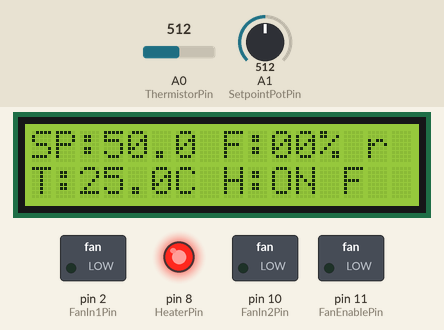
This program was run on a simulated Arduino Uno, built with avr-gcc and run on an emulated ATmega328P. On the bench: 16×2 character LCD, switched loads named in the program (green lamp = pin HIGH), output pins drawn as LEDs (lit = HIGH). Inputs (shaded band) come from the test bench; at power-on: A0 (ThermistorPin) = 512, A1 (SetpointPotPin) = 512. What the program prints to the serial monitor is not drawn.

Above: at 1.2 s.
1.3 s: A0 (ThermistorPin) set to 745
At 1.9 s:
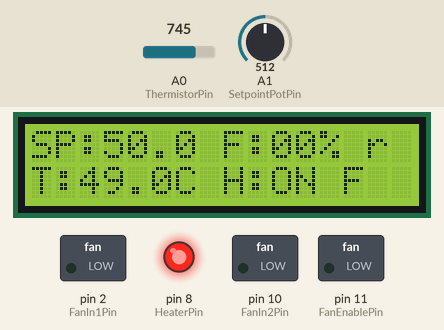
2.8 s: A0 (ThermistorPin) set to 771
At 4.5 s:
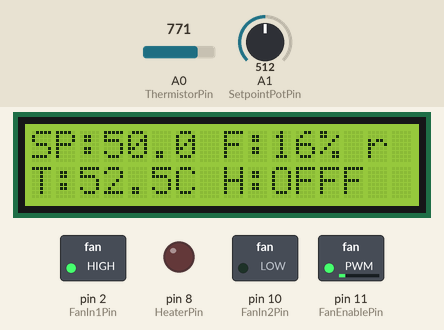
4.8 s: A1 (SetpointPotPin) set to 306
At 6.9 s:
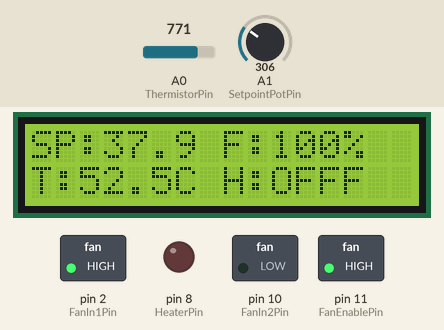
7.0 s: A0 (ThermistorPin) set to 306
At 7.61 s:
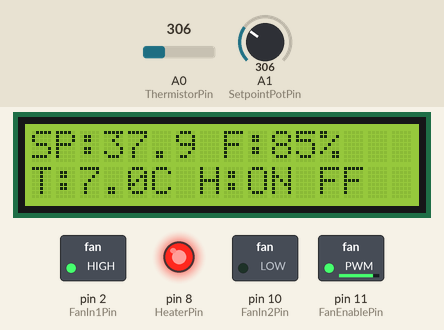
8.9 s: A0 (ThermistorPin) set to 649
At 10.5 s:
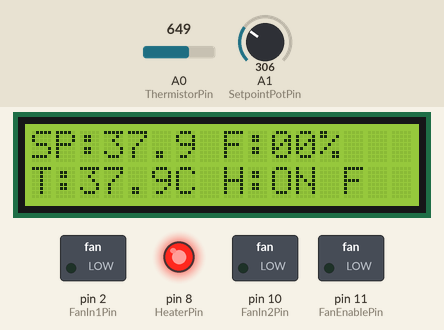
10.8 s: A0 (ThermistorPin) set to 667
At 11.9 s:
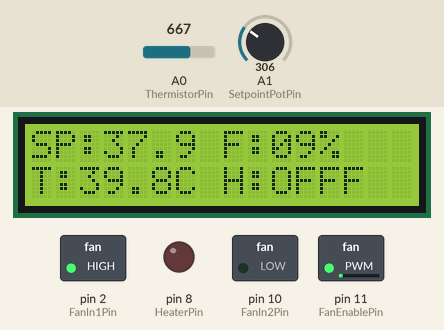
Timing chart, 0 to 13.5 s (numbered marks = the images above; inputs shaded):
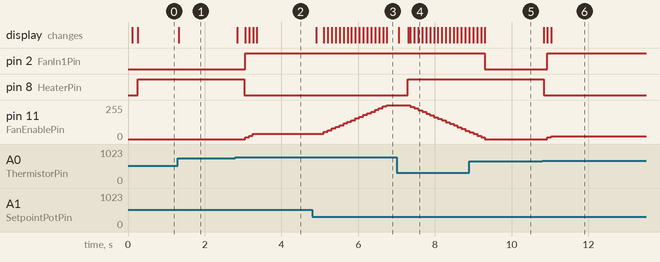

Measured:
- the behaviour switches between 760 and 761 on A0 (ThermistorPin) (found by bisection; images 1 and 2)
- the behaviour switches between 658 and 659 on A0 (ThermistorPin) (found by bisection; images 5 and 6)
- after the input at 1.3 s, the display: changes at once (image 1)
- after the input at 2.8 s, pin 2 (FanIn1Pin): LOW → HIGH after 0.25 s; pin 8 (HeaterPin): HIGH → LOW after 0.23 s; pin 11 (FanEnablePin): 0/255 → 12/255 after 0.25 s, → 25/255 0.10 s later, → 38/255 0.10 s later, → 40/255 0.10 s later; the display: first changes after 0.05 s (image 2 shows a later state)
- after the input at 4.8 s, pin 11 (FanEnablePin): moves from 40/255 to 255/255 over 1.6 s, starting after 0.30 s; the display: first changes after 0.10 s (image 3 shows a later state)
- after the input at 7.0 s, pin 8 (HeaterPin): LOW → HIGH after 0.30 s; pin 11 (FanEnablePin): moves from 255/255 to 51/255 over 1.5 s, starting after 0.36 s; the display: first changes after 0.06 s (image 4 shows a later state)
- after the input at 8.9 s, the display: first changes after 0.10 s (image 5 shows a later state)
- after the input at 10.8 s, pin 2 (FanIn1Pin): LOW → HIGH after 0.13 s; pin 8 (HeaterPin): HIGH → LOW at once; pin 11 (FanEnablePin): 0/255 → 12/255 after 0.13 s, → 22/255 0.10 s later; the display: first changes at once (image 6 shows a later state)

The program:

main.cpp
```cpp
#include <Arduino.h>

#include "actuators/HeaterActuator.h"
#include "actuators/L293dFanActuator.h"
#include "app/Lab9ControlApp.h"
#include "config/AppConfig.h"
#include "control/OnOffHysteresisController.h"
#include "inputs/PotentiometerInput.h"
#include "io/CommandInterface.h"
#include "io/LcdDisplay.h"
#include "io/StdioBridge.h"
#include "sensors/ThermistorSensor.h"

static ThermistorSensor gTemperatureSensor(AppConfig::ThermistorPin);
static PotentiometerInput gSetpointInput(AppConfig::SetpointPotPin,
                                         AppConfig::SetpointMinC,
                                         AppConfig::SetpointMaxC);
static HeaterActuator gHeater(AppConfig::HeaterPin);
static L293dFanActuator gFan(AppConfig::FanIn1Pin,
                             AppConfig::FanIn2Pin,
                             AppConfig::FanEnablePin);
static OnOffHysteresisController gController(AppConfig::DefaultSetpointC,
                                             AppConfig::HysteresisHalfBandC);
static CommandInterface gCommandInterface;
static LcdDisplay gLcdDisplay;
static Lab9ControlApp gApp(gTemperatureSensor,
                           gSetpointInput,
                           gHeater,
                           gFan,
                           gController,
                           gCommandInterface,
                           gLcdDisplay);

void setup() {
    StdioBridge::begin(AppConfig::SerialBaudRate);
    gApp.begin();
}

void loop() {
    gApp.tick(millis());
}
```

HeaterActuator.cpp
```cpp
#include "HeaterActuator.h"

#include <Arduino.h>

HeaterActuator::HeaterActuator(uint8_t pin) : _pin(pin), _state(false) {}

void HeaterActuator::begin() {
    pinMode(_pin, OUTPUT);
    setState(false);
}

void HeaterActuator::setState(bool on) {
    _state = on;
    digitalWrite(_pin, _state ? HIGH : LOW);
}

bool HeaterActuator::state() const {
    return _state;
}
```

HeaterActuator.h
```cpp
#pragma once

#include <stdint.h>

class HeaterActuator {
public:
    explicit HeaterActuator(uint8_t pin);

    void begin();
    void setState(bool on);
    bool state() const;

private:
    uint8_t _pin;
    bool _state;
};
```

L293dFanActuator.cpp
```cpp
#include "L293dFanActuator.h"

#include <Arduino.h>

#include "config/AppConfig.h"

namespace {

uint8_t percent_to_pwm(uint8_t percent) {
    return static_cast<uint8_t>((static_cast<uint16_t>(percent) * 255U) / 100U);
}

}  // namespace

L293dFanActuator::L293dFanActuator(uint8_t in1Pin, uint8_t in2Pin, uint8_t enPin)
    : _in1Pin(in1Pin),
      _in2Pin(in2Pin),
      _enPin(enPin),
      _targetPercent(0),
      _speedPercent(0),
      _lastRampMs(0) {}

void L293dFanActuator::begin() {
    pinMode(_in1Pin, OUTPUT);
    pinMode(_in2Pin, OUTPUT);
    pinMode(_enPin, OUTPUT);
    digitalWrite(_in1Pin, HIGH);
    digitalWrite(_in2Pin, LOW);
    applyOutputs(0);
}

void L293dFanActuator::setTargetPercent(uint8_t percent) {
    if (percent > 100U) {
        percent = 100U;
    }
    _targetPercent = percent;
}

void L293dFanActuator::tick(uint32_t nowMs) {
    if (nowMs - _lastRampMs < AppConfig::FanRampPeriodMs) {
        return;
    }
    _lastRampMs = nowMs;

    if (_speedPercent < _targetPercent) {
        const uint16_t next = static_cast<uint16_t>(_speedPercent) + AppConfig::FanRampStepPercent;
        _speedPercent = static_cast<uint8_t>(next > _targetPercent ? _targetPercent : next);
    } else if (_speedPercent > _targetPercent) {
        const uint8_t delta = _speedPercent - _targetPercent;
        _speedPercent -= (delta > AppConfig::FanRampStepPercent) ? AppConfig::FanRampStepPercent : delta;
    }

    applyOutputs(percent_to_pwm(_speedPercent));
}

uint8_t L293dFanActuator::targetPercent() const {
    return _targetPercent;
}

uint8_t L293dFanActuator::speedPercent() const {
    return _speedPercent;
}

uint8_t L293dFanActuator::speedPwm() const {
    return percent_to_pwm(_speedPercent);
}

void L293dFanActuator::applyOutputs(uint8_t pwmValue) {
    if (pwmValue == 0) {
        analogWrite(_enPin, 0);
        digitalWrite(_in1Pin, LOW);
        digitalWrite(_in2Pin, LOW);
        return;
    }

    digitalWrite(_in1Pin, HIGH);
    digitalWrite(_in2Pin, LOW);
    analogWrite(_enPin, pwmValue);
}
```

L293dFanActuator.h
```cpp
#pragma once

#include <stdint.h>

class L293dFanActuator {
public:
    L293dFanActuator(uint8_t in1Pin, uint8_t in2Pin, uint8_t enPin);

    void begin();
    void setTargetPercent(uint8_t percent);
    void tick(uint32_t nowMs);
    uint8_t targetPercent() const;
    uint8_t speedPercent() const;
    uint8_t speedPwm() const;

private:
    void applyOutputs(uint8_t pwmValue);

    uint8_t _in1Pin;
    uint8_t _in2Pin;
    uint8_t _enPin;
    uint8_t _targetPercent;
    uint8_t _speedPercent;
    uint32_t _lastRampMs;
};
```

Lab9ControlApp.cpp
```cpp
#include "Lab9ControlApp.h"

#include <Arduino.h>
#include <stdio.h>
#include <stdlib.h>
#include <string.h>

#include "config/AppConfig.h"

namespace {

void format_float(float value, char* out, uint8_t width, uint8_t precision) {
    dtostrf(value, width, precision, out);
}

}  // namespace

Lab9ControlApp::Lab9ControlApp(ThermistorSensor& sensor,
                               PotentiometerInput& setpointInput,
                               HeaterActuator& heater,
                               L293dFanActuator& fan,
                               OnOffHysteresisController& controller,
                               CommandInterface& commandInterface,
                               LcdDisplay& lcdDisplay)
    : _sensor(sensor),
      _setpointInput(setpointInput),
      _heater(heater),
      _fan(fan),
      _controller(controller),
      _commandInterface(commandInterface),
      _lcdDisplay(lcdDisplay),
      _sample{},
      _lastSetpointMs(0),
      _lastAcquisitionMs(0),
      _lastControlMs(0),
      _lastReportMs(0) {}

void Lab9ControlApp::begin() {
    _sensor.begin();
    _setpointInput.begin();
    _heater.begin();
    _fan.begin();
    _commandInterface.begin();
    _lcdDisplay.begin();
    _controller.setSetpoint(AppConfig::DefaultSetpointC);

    printf("Lab9 - Thermistor heater + fan control\n");
    printf("Commands: help | status\n");
    printf("Plotter CSV: setpoint,temperature,heater,fan\n");
}

void Lab9ControlApp::tick(uint32_t nowMs) {
    processCommands();

    if (nowMs - _lastSetpointMs >= AppConfig::SetpointPeriodMs) {
        _lastSetpointMs = nowMs;
        runSetpointTask(nowMs);
    }

    if (nowMs - _lastAcquisitionMs >= AppConfig::AcquisitionPeriodMs) {
        _lastAcquisitionMs = nowMs;
        runAcquisitionTask(nowMs);
    }

    if (nowMs - _lastControlMs >= AppConfig::ControlPeriodMs) {
        _lastControlMs = nowMs;
        runControlTask(nowMs);
    }

    if (nowMs - _lastReportMs >= AppConfig::ReportPeriodMs) {
        _lastReportMs = nowMs;
        runReportTask(nowMs);
    }

    _fan.tick(nowMs);
    _lcdDisplay.showStatus(
        _controller.setpoint(), _sample.valid, _sample.celsius, _heater.state(), _fan.speedPercent());
}

void Lab9ControlApp::processCommands() {
    char line[32];
    if (!_commandInterface.pollLine(line, sizeof(line))) {
        return;
    }

    if (strcmp(line, "help") == 0) {
        printHelp();
        return;
    }

    if (strcmp(line, "status") == 0) {
        printStatus();
        return;
    }

    printf("ERR unknown command\n");
    printHelp();
}

void Lab9ControlApp::runSetpointTask(uint32_t nowMs) {
    (void)nowMs;
    _controller.setSetpoint(_setpointInput.readMappedValue());
}

void Lab9ControlApp::runAcquisitionTask(uint32_t nowMs) {
    (void)nowMs;
    _sample = _sensor.readTemperature();
}

void Lab9ControlApp::runControlTask(uint32_t nowMs) {
    (void)nowMs;

    if (!_sample.valid) {
        _heater.setState(false);
        _fan.setTargetPercent(0);
        return;
    }

    _heater.setState(_controller.update(_sample.celsius));

    uint8_t fanTargetPercent = 0;
    const float fanStartC = _controller.setpoint() + AppConfig::FanStartDeltaC;
    const float fanFullC = _controller.setpoint() + AppConfig::FanFullDeltaC;

    if (_sample.celsius > fanStartC) {
        if (_sample.celsius >= fanFullC) {
            fanTargetPercent = 100;
        } else {
            const float ratio = (_sample.celsius - fanStartC) / (fanFullC - fanStartC);
            fanTargetPercent = static_cast<uint8_t>(ratio * 100.0f);
            if (fanTargetPercent < AppConfig::FanRampStepPercent) {
                fanTargetPercent = AppConfig::FanRampStepPercent;
            }
        }
    }

    _fan.setTargetPercent(fanTargetPercent);
}

void Lab9ControlApp::runReportTask(uint32_t nowMs) {
    (void)nowMs;

    if (!_sample.valid) {
        printf("nan,nan,0,0\n");
        return;
    }

    char setpointBuf[8];
    char tempBuf[8];

    format_float(_controller.setpoint(), setpointBuf, 5, 1);
    format_float(_sample.celsius, tempBuf, 5, 1);
    printf("%s,%s,%u,%u\n",
           setpointBuf,
           tempBuf,
           _heater.state() ? 1 : 0,
           _fan.speedPercent());
}

void Lab9ControlApp::printHelp() const {
    printf("help          - show commands\n");
    printf("status        - print current state\n");
    printf("setpoint is controlled by potentiometer on A1\n");
}

void Lab9ControlApp::printStatus() const {
    if (!_sample.valid) {
        char setpointBuf[8];
        format_float(_controller.setpoint(), setpointBuf, 4, 1);
        printf("STAT sp=%s temp=nan heat=%u fan=%u%%\n",
               setpointBuf,
               _heater.state() ? 1 : 0,
               _fan.speedPercent());
        return;
    }

    char setpointBuf[8];
    char tempBuf[8];
    char onBuf[8];
    char offBuf[8];

    format_float(_controller.setpoint(), setpointBuf, 4, 1);
    format_float(_sample.celsius, tempBuf, 5, 2);
    format_float(_controller.thresholdOn(), onBuf, 4, 1);
    format_float(_controller.thresholdOff(), offBuf, 4, 1);

    printf("STAT sp=%s temp=%s on<=%s off>=%s heat=%u fan=%u%% raw=%u\n",
           setpointBuf,
           tempBuf,
           onBuf,
           offBuf,
           _heater.state() ? 1 : 0,
           _fan.speedPercent(),
           _sample.raw);
}
```

Lab9ControlApp.h
```cpp
#pragma once

#include <stdint.h>

#include "actuators/HeaterActuator.h"
#include "actuators/L293dFanActuator.h"
#include "control/OnOffHysteresisController.h"
#include "inputs/PotentiometerInput.h"
#include "io/CommandInterface.h"
#include "io/LcdDisplay.h"
#include "sensors/ThermistorSensor.h"

class Lab9ControlApp {
public:
    Lab9ControlApp(ThermistorSensor& sensor,
                   PotentiometerInput& setpointInput,
                   HeaterActuator& heater,
                   L293dFanActuator& fan,
                   OnOffHysteresisController& controller,
                   CommandInterface& commandInterface,
                   LcdDisplay& lcdDisplay);

    void begin();
    void tick(uint32_t nowMs);

private:
    void processCommands();
    void runSetpointTask(uint32_t nowMs);
    void runAcquisitionTask(uint32_t nowMs);
    void runControlTask(uint32_t nowMs);
    void runReportTask(uint32_t nowMs);
    void printHelp() const;
    void printStatus() const;

    ThermistorSensor& _sensor;
    PotentiometerInput& _setpointInput;
    HeaterActuator& _heater;
    L293dFanActuator& _fan;
    OnOffHysteresisController& _controller;
    CommandInterface& _commandInterface;
    LcdDisplay& _lcdDisplay;

    TemperatureSample _sample;
    uint32_t _lastSetpointMs;
    uint32_t _lastAcquisitionMs;
    uint32_t _lastControlMs;
    uint32_t _lastReportMs;
};
```

OnOffHysteresisController.cpp
```cpp
#include "OnOffHysteresisController.h"

OnOffHysteresisController::OnOffHysteresisController(float setpoint, float halfBand)
    : _setpoint(setpoint), _halfBand(halfBand), _output(false) {}

void OnOffHysteresisController::setSetpoint(float setpoint) {
    _setpoint = setpoint;
}

float OnOffHysteresisController::setpoint() const {
    return _setpoint;
}

bool OnOffHysteresisController::update(float measuredValue) {
    const float onThreshold = thresholdOn();
    const float offThreshold = thresholdOff();

    if (measuredValue <= onThreshold) {
        _output = true;
    } else if (measuredValue >= offThreshold) {
        _output = false;
    }

    return _output;
}

bool OnOffHysteresisController::output() const {
    return _output;
}

float OnOffHysteresisController::thresholdOn() const {
    return _setpoint - _halfBand;
}

float OnOffHysteresisController::thresholdOff() const {
    return _setpoint + _halfBand;
}
```

OnOffHysteresisController.h
```cpp
#pragma once

class OnOffHysteresisController {
public:
    OnOffHysteresisController(float setpoint, float halfBand);

    void setSetpoint(float setpoint);
    float setpoint() const;

    bool update(float measuredValue);
    bool output() const;
    float thresholdOn() const;
    float thresholdOff() const;

private:
    float _setpoint;
    float _halfBand;
    bool _output;
};
```

PotentiometerInput.cpp
```cpp
#include "PotentiometerInput.h"

#include <Arduino.h>

PotentiometerInput::PotentiometerInput(uint8_t pin, float minValue, float maxValue)
    : _pin(pin), _minValue(minValue), _maxValue(maxValue) {}

void PotentiometerInput::begin() const {
    pinMode(_pin, INPUT);
}

float PotentiometerInput::readMappedValue() const {
    const int raw = analogRead(_pin);
    const float ratio = static_cast<float>(raw) / 1023.0f;
    return _minValue + ratio * (_maxValue - _minValue);
}
```

PotentiometerInput.h
```cpp
#pragma once

#include <stdint.h>

class PotentiometerInput {
public:
    PotentiometerInput(uint8_t pin, float minValue, float maxValue);

    void begin() const;
    float readMappedValue() const;

private:
    uint8_t _pin;
    float _minValue;
    float _maxValue;
};
```

CommandInterface.cpp
```cpp
#include "CommandInterface.h"

#include <Arduino.h>
#include <string.h>

void CommandInterface::begin() {
    _length = 0;
    memset(_buffer, 0, sizeof(_buffer));
}

bool CommandInterface::pollLine(char* outBuffer, size_t outBufferSize) {
    if (outBuffer == nullptr || outBufferSize == 0) {
        return false;
    }

    while (Serial.available() > 0) {
        const char incoming = static_cast<char>(Serial.read());

        if (incoming == '\r' || incoming == '\n') {
            if (_length == 0) {
                continue;
            }

            Serial.write('\r');
            Serial.write('\n');
            _buffer[_length] = '\0';
            strncpy(outBuffer, _buffer, outBufferSize - 1);
            outBuffer[outBufferSize - 1] = '\0';
            _length = 0;
            _buffer[0] = '\0';
            return true;
        }

        if (incoming == '\b' || incoming == 127) {
            if (_length > 0) {
                _length--;
                _buffer[_length] = '\0';
                Serial.write('\b');
                Serial.write(' ');
                Serial.write('\b');
            }
            continue;
        }

        if (_length < BufferSize - 1) {
            Serial.write(incoming);
            _buffer[_length++] = incoming;
            _buffer[_length] = '\0';
        }
    }

    return false;
}
```

CommandInterface.h
```cpp
#pragma once

#include <stddef.h>

class CommandInterface {
public:
    void begin();
    bool pollLine(char* outBuffer, size_t outBufferSize);

private:
    static constexpr size_t BufferSize = 32;

    char _buffer[BufferSize] = {0};
    size_t _length = 0;
};
```

StdioBridge.cpp
```cpp
#include "StdioBridge.h"

#include <Arduino.h>
#include <stdio.h>

namespace {

int serial_putchar(char c, FILE* stream) {
    (void)stream;
    if (c == '\n') {
        Serial.write('\r');
    }
    Serial.write(c);
    return 0;
}

FILE gSerialOut;

}  // namespace

namespace StdioBridge {

void begin(uint32_t baudRate) {
    Serial.begin(baudRate);
    fdev_setup_stream(&gSerialOut, serial_putchar, nullptr, _FDEV_SETUP_WRITE);
    stdout = &gSerialOut;
}

}  // namespace StdioBridge
```

StdioBridge.h
```cpp
#pragma once

#include <stdint.h>

namespace StdioBridge {

void begin(uint32_t baudRate);

}  // namespace StdioBridge
```

ThermistorSensor.cpp
```cpp
#include "ThermistorSensor.h"

#include <Arduino.h>
#include <math.h>

#include "config/AppConfig.h"

ThermistorSensor::ThermistorSensor(uint8_t analogPin) : _analogPin(analogPin) {}

void ThermistorSensor::begin() const {
    pinMode(_analogPin, INPUT);
}

TemperatureSample ThermistorSensor::readTemperature() const {
    TemperatureSample sample{};
    sample.valid = false;
    sample.raw = static_cast<uint16_t>(analogRead(_analogPin));

    if (sample.raw == 0 || sample.raw >= 1023) {
        return sample;
    }

    sample.voltage = (static_cast<float>(sample.raw) * AppConfig::AdcVref) / 1023.0f;
    sample.resistanceOhm = AppConfig::ThermistorSeriesResistorOhm *
                           (AppConfig::AdcVref - sample.voltage) /
                           sample.voltage;

    const float ratio = sample.resistanceOhm / AppConfig::ThermistorNominalOhm;
    const float inverseKelvin =
        (1.0f / AppConfig::ThermistorNominalKelvin) + (log(ratio) / AppConfig::ThermistorBeta);

    if (inverseKelvin <= 0.0f || !isfinite(inverseKelvin)) {
        return sample;
    }

    sample.celsius = (1.0f / inverseKelvin) - 273.15f;
    sample.valid = isfinite(sample.celsius);
    return sample;
}
```

ThermistorSensor.h
```cpp
#pragma once

#include <stdint.h>

struct TemperatureSample {
    bool valid;
    uint16_t raw;
    float voltage;
    float resistanceOhm;
    float celsius;
};

class ThermistorSensor {
public:
    explicit ThermistorSensor(uint8_t analogPin);

    void begin() const;
    TemperatureSample readTemperature() const;

private:
    uint8_t _analogPin;
};
```

LcdDisplay.h
```cpp
#pragma once

#include <stdint.h>

class LcdDisplay {
public:
    void begin();
    void showStatus(float setpointC,
                    bool sampleValid,
                    float temperatureC,
                    bool heaterOn,
                    uint8_t fanPercent);
};
```

Source omitted: AppConfig.h (1547 bytes), LcdDisplay.cpp (1237 bytes)
